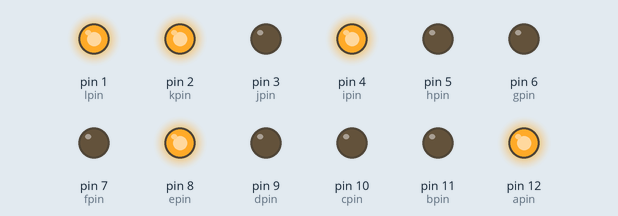
The sketch below on a simulated Arduino Uno, built with avr-gcc and run on an emulated ATmega328P. Parts: output pins drawn as LEDs (lit = HIGH).

Above: at 0.07 s.
At 1.12 s:
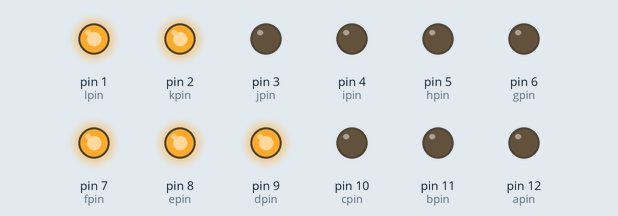
At 1.57 s:
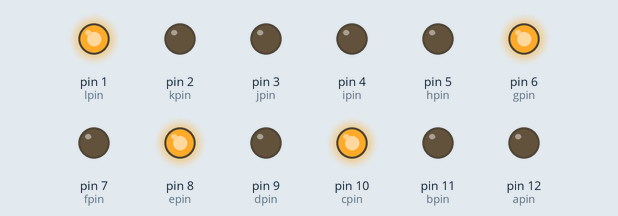
At 2.02 s:
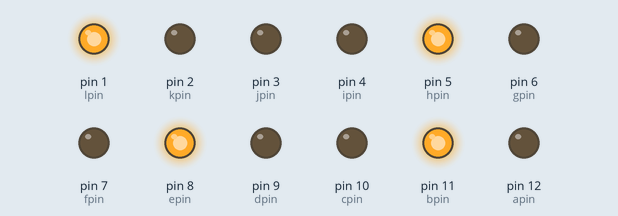
At 2.92 s:
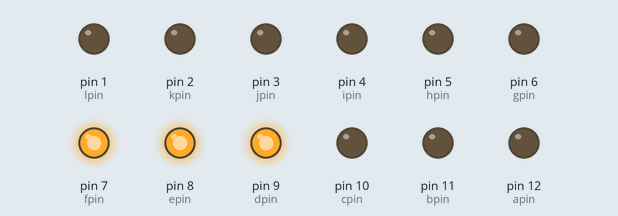
At 3.97 s:
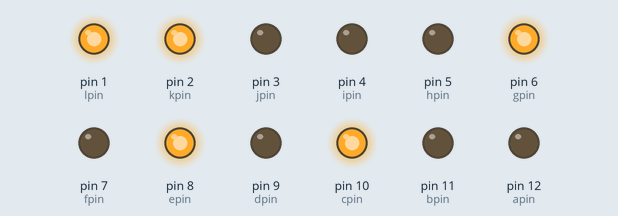
Timing chart, 0 to 4.3 s (numbered marks = the images above):
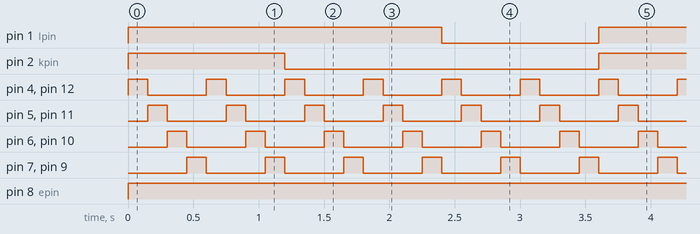

Measured:
- by itself, pin 1 (lpin): alternates HIGH for 2.4 s and LOW for 1.2 s
- by itself, pin 2 (kpin): alternates HIGH for 1.2 s and LOW for 2.4 s
- by itself, pin 8 (epin): LOW → HIGH at 0.00 s
- by itself, pin 4 (ipin), pin 5 (hpin), pin 6 (gpin), pin 7 (fpin), pin 9 (dpin), pin 10 (cpin), pin 11 (bpin), pin 12 (apin): alternates HIGH for 0.15 s and LOW for 0.45 s

The sketch:

Arduino_Codes_1.1.ino
```cpp
#define apin 12
#define bpin 11
#define cpin 10
#define dpin 9
#define epin 8
#define fpin 7
#define gpin 6
#define hpin 5
#define ipin 4

#define jpin 3
#define kpin 2
#define lpin 1


void setup() {
    pinMode(apin, OUTPUT);
    pinMode(bpin, OUTPUT);
    pinMode(cpin, OUTPUT);
    pinMode(dpin, OUTPUT);
    pinMode(epin, OUTPUT);
    pinMode(fpin, OUTPUT);
    pinMode(gpin, OUTPUT);
    pinMode(hpin, OUTPUT);
    pinMode(ipin, OUTPUT);

    pinMode(jpin, OUTPUT);
    pinMode(kpin, OUTPUT);
    pinMode(kpin, OUTPUT);

}
void loop() {
    //1
    analogWrite (apin, 255);
    analogWrite (bpin, 0);
    analogWrite (cpin, 0);
    analogWrite (dpin, 0);
    analogWrite (epin, 255);
    analogWrite (fpin, 0);
    analogWrite (gpin, 0);
    analogWrite (hpin, 0);
    analogWrite (ipin, 255);

    analogWrite (jpin, 0);
    analogWrite (kpin, 255);
    analogWrite (lpin, 255);
    delay (150);

    //2
    analogWrite (apin, 0);
    analogWrite (bpin, 255);
    analogWrite (cpin, 0);
    analogWrite (dpin, 0);
    analogWrite (epin, 255);
    analogWrite (fpin, 0);
    analogWrite (gpin, 0);
    analogWrite (hpin, 255);
    analogWrite (ipin, 0);

    analogWrite (jpin, 0);
    analogWrite (kpin, 255);
    analogWrite (lpin, 255);
    delay (150);

    //3
    analogWrite (apin, 0);
    analogWrite (bpin, 0);
    analogWrite (cpin, 255);
    analogWrite (dpin, 0);
    analogWrite (epin, 255);
    analogWrite (fpin, 0);
    analogWrite (gpin, 255);
    analogWrite (hpin, 0);
    analogWrite (ipin, 0);

    analogWrite (jpin, 0);
    analogWrite (kpin, 255);
    analogWrite (lpin, 255);
    delay (150);

    //4
    analogWrite (apin, 0);
    analogWrite (bpin, 0);
    analogWrite (cpin, 0);
    analogWrite (dpin, 255);
    analogWrite (epin, 255);
    analogWrite (fpin, 255);
    analogWrite (gpin, 0);
    analogWrite (hpin, 0);
    analogWrite (ipin, 0);

    analogWrite (jpin, 0);
    analogWrite (kpin, 255);
    analogWrite (lpin, 255);
    delay (150);

    //5
    analogWrite (apin, 255);
    analogWrite (bpin, 0);
    analogWrite (cpin, 0);
    analogWrite (dpin, 0);
    analogWrite (epin, 255);
    analogWrite (fpin, 0);
    analogWrite (gpin, 0);
    analogWrite (hpin, 0);
    analogWrite (ipin, 255);

    analogWrite (jpin, 0);
    analogWrite (kpin, 255);
    analogWrite (lpin, 255);
    delay (150);

    //6
    analogWrite (apin, 0);
    analogWrite (bpin, 255);
    analogWrite (cpin, 0);
    analogWrite (dpin, 0);
    analogWrite (epin, 255);
    analogWrite (fpin, 0);
    analogWrite (gpin, 0);
    analogWrite (hpin, 255);
    analogWrite (ipin, 0);

    analogWrite (jpin, 0);
    analogWrite (kpin, 255);
    analogWrite (lpin, 255);
    delay (150);

    //7
    analogWrite (apin, 0);
    analogWrite (bpin, 0);
    analogWrite (cpin, 255);
    analogWrite (dpin, 0);
    analogWrite (epin, 255);
    analogWrite (fpin, 0);
    analogWrite (gpin, 255);
    analogWrite (hpin, 0);
    analogWrite (ipin, 0);

    analogWrite (jpin, 0);
    analogWrite (kpin, 255);
    analogWrite (lpin, 255);
    delay (150);

    //8
    analogWrite (apin, 0);
    analogWrite (bpin, 0);
    analogWrite (cpin, 0);
    analogWrite (dpin, 255);
    analogWrite (epin, 255);
    analogWrite (fpin, 255);
    analogWrite (gpin, 0);
    analogWrite (hpin, 0);
    analogWrite (ipin, 0);

    analogWrite (jpin, 0);
    analogWrite (kpin, 255);
    analogWrite (lpin, 255);
    delay (150);


    //9
    analogWrite (apin, 255);
    analogWrite (bpin, 0);
    analogWrite (cpin, 0);
    analogWrite (dpin, 0);
    analogWrite (epin, 255);
    analogWrite (fpin, 0);
    analogWrite (gpin, 0);
    analogWrite (hpin, 0);
    analogWrite (ipin, 255);

    analogWrite (jpin, 0);
    analogWrite (kpin, 0);
    analogWrite (lpin, 255);
    delay (150);

    //10
    analogWrite (apin, 0);
    analogWrite (bpin, 255);
    analogWrite (cpin, 0);
    analogWrite (dpin, 0);
    analogWrite (epin, 255);
    analogWrite (fpin, 0);
    analogWrite (gpin, 0);
    analogWrite (hpin, 255);
    analogWrite (ipin, 0);

    analogWrite (jpin, 0);
    analogWrite (kpin, 0);
    analogWrite (lpin, 255);
    delay (150);

    //11
    analogWrite (apin, 0);
    analogWrite (bpin, 0);
    analogWrite (cpin, 255);
    analogWrite (dpin, 0);
    analogWrite (epin, 255);
    analogWrite (fpin, 0);
    analogWrite (gpin, 255);
    analogWrite (hpin, 0);
    analogWrite (ipin, 0);

    analogWrite (jpin, 0);
    analogWrite (kpin, 0);
    analogWrite (lpin, 255);
    delay (150);

    //12
    analogWrite (apin, 0);
    analogWrite (bpin, 0);
    analogWrite (cpin, 0);
    analogWrite (dpin, 255);
    analogWrite (epin, 255);
    analogWrite (fpin, 255);
    analogWrite (gpin, 0);
    analogWrite (hpin, 0);
    analogWrite (ipin, 0);

    analogWrite (jpin, 0);
    analogWrite (kpin, 0);
    analogWrite (lpin, 255);
    delay (150);

    //13
    analogWrite (apin, 255);
    analogWrite (bpin, 0);
    analogWrite (cpin, 0);
    analogWrite (dpin, 0);
    analogWrite (epin, 255);
    analogWrite (fpin, 0);
    analogWrite (gpin, 0);
    analogWrite (hpin, 0);
    analogWrite (ipin, 255);

    analogWrite (jpin, 0);
    analogWrite (kpin, 0);
    analogWrite (lpin, 255);
    delay (150);

    //14
    analogWrite (apin, 0);
    analogWrite (bpin, 255);
    analogWrite (cpin, 0);
    analogWrite (dpin, 0);
    analogWrite (epin, 255);
    analogWrite (fpin, 0);
    analogWrite (gpin, 0);
    analogWrite (hpin, 255);
    analogWrite (ipin, 0);

    analogWrite (jpin, 0);
    analogWrite (kpin, 0);
    analogWrite (lpin, 255);
    delay (150);

    //15
    analogWrite (apin, 0);
    analogWrite (bpin, 0);
    analogWrite (cpin, 255);
    analogWrite (dpin, 0);
    analogWrite (epin, 255);
    analogWrite (fpin, 0);
    analogWrite (gpin, 255);
    analogWrite (hpin, 0);
    analogWrite (ipin, 0);

    analogWrite (jpin, 0);
    analogWrite (kpin, 0);
    analogWrite (lpin, 255);
    delay (150);

    //16
    analogWrite (apin, 0);
    analogWrite (bpin, 0);
    analogWrite (cpin, 0);
    analogWrite (dpin, 255);
    analogWrite (epin, 255);
    analogWrite (fpin, 255);
    analogWrite (gpin, 0);
    analogWrite (hpin, 0);
    analogWrite (ipin, 0);

    analogWrite (jpin, 0);
    analogWrite (kpin, 0);
    analogWrite (lpin, 255);
    delay (150);

    //17
    analogWrite (apin, 255);
    analogWrite (bpin, 0);
    analogWrite (cpin, 0);
    analogWrite (dpin, 0);
    analogWrite (epin, 255);
    analogWrite (fpin, 0);
    analogWrite (gpin, 0);
    analogWrite (hpin, 0);
    analogWrite (ipin, 255);

    analogWrite (jpin, 0);
    analogWrite (kpin, 0);
    analogWrite (lpin, 0);
    delay (150);

    //18
    analogWrite (apin, 0);
    analogWrite (bpin, 255);
    analogWrite (cpin, 0);
    analogWrite (dpin, 0);
    analogWrite (epin, 255);
    analogWrite (fpin, 0);
    analogWrite (gpin, 0);
    analogWrite (hpin, 255);
    analogWrite (ipin, 0);

    analogWrite (jpin, 0);
    analogWrite (kpin, 0);
    analogWrite (lpin, 0);
    delay (150);

    //19
    analogWrite (apin, 0);
    analogWrite (bpin, 0);
    analogWrite (cpin, 255);
    analogWrite (dpin, 0);
    analogWrite (epin, 255);
    analogWrite (fpin, 0);
    analogWrite (gpin, 255);
    analogWrite (hpin, 0);
    analogWrite (ipin, 0);

    analogWrite (jpin, 0);
    analogWrite (kpin, 0);
    analogWrite (lpin, 0);
    delay (150);

    //20
    analogWrite (apin, 0);
    analogWrite (bpin, 0);
    analogWrite (cpin, 0);
    analogWrite (dpin, 255);
    analogWrite (epin, 255);
    analogWrite (fpin, 255);
    analogWrite (gpin, 0);
    analogWrite (hpin, 0);
    analogWrite (ipin, 0);

    analogWrite (jpin, 0);
    analogWrite (kpin, 0);
    analogWrite (lpin, 0);
    delay (150);

    //21
    analogWrite (apin, 255);
    analogWrite (bpin, 0);
    analogWrite (cpin, 0);
    analogWrite (dpin, 0);
    analogWrite (epin, 255);
    analogWrite (fpin, 0);
    analogWrite (gpin, 0);
    analogWrite (hpin, 0);
    analogWrite (ipin, 255);

    analogWrite (jpin, 0);
    analogWrite (kpin, 0);
    analogWrite (lpin, 0);
    delay (150);

    //22
    analogWrite (apin, 0);
    analogWrite (bpin, 255);
    analogWrite (cpin, 0);
    analogWrite (dpin, 0);
    analogWrite (epin, 255);
    analogWrite (fpin, 0);
    analogWrite (gpin, 0);
    analogWrite (hpin, 255);
    analogWrite (ipin, 0);

    analogWrite (jpin, 0);
    analogWrite (kpin, 0);
    analogWrite (lpin, 0);
    delay (150);

    //23
    analogWrite (apin, 0);
    analogWrite (bpin, 0);
    analogWrite (cpin, 255);
    analogWrite (dpin, 0);
    analogWrite (epin, 255);
    analogWrite (fpin, 0);
    analogWrite (gpin, 255);
    analogWrite (hpin, 0);
    analogWrite (ipin, 0);

    analogWrite (jpin, 0);
    analogWrite (kpin, 0);
    analogWrite (lpin, 0);
    delay (150);

    //24
    analogWrite (apin, 0);
    analogWrite (bpin, 0);
    analogWrite (cpin, 0);
    analogWrite (dpin, 255);
    analogWrite (epin, 255);
    analogWrite (fpin, 255);
    analogWrite (gpin, 0);
    analogWrite (hpin, 0);
    analogWrite (ipin, 0);

    analogWrite (jpin, 0);
    analogWrite (kpin, 0);
    analogWrite (lpin, 0);
    delay (150);

    }
```
